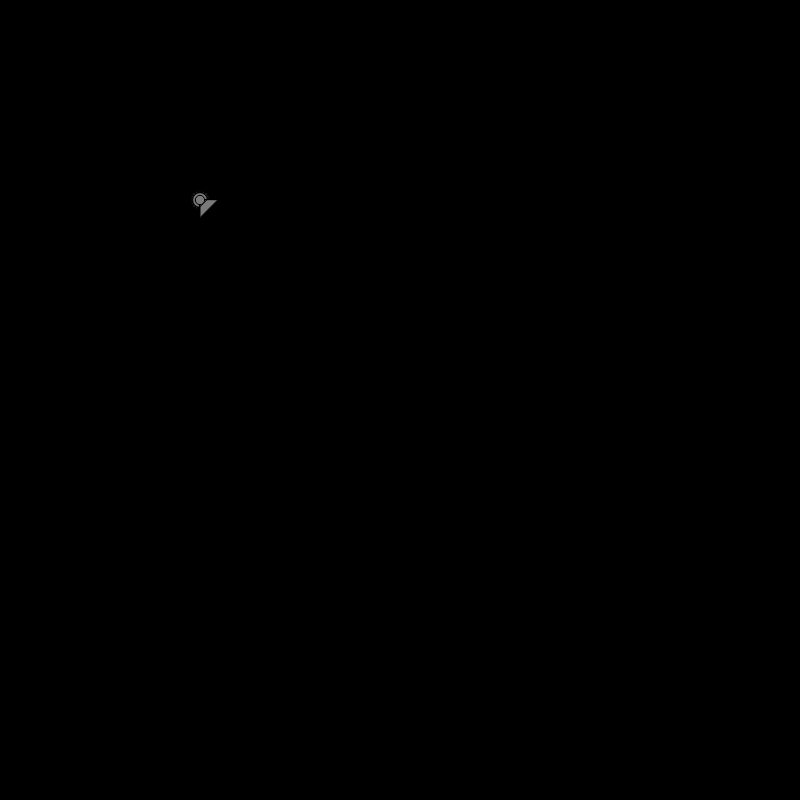
Frame 1 (no input)
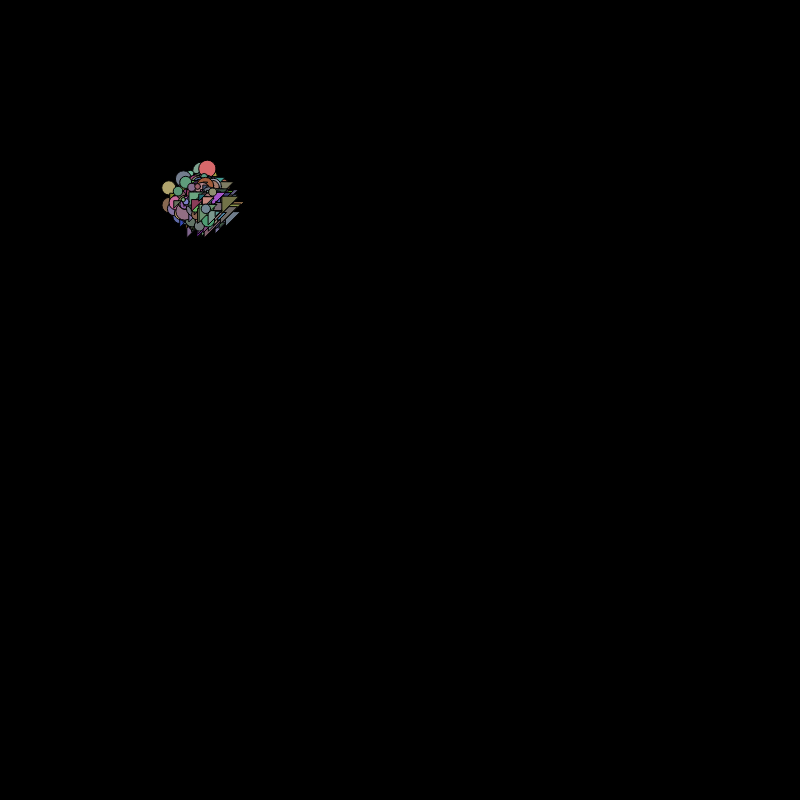
Frame 60 (no input)
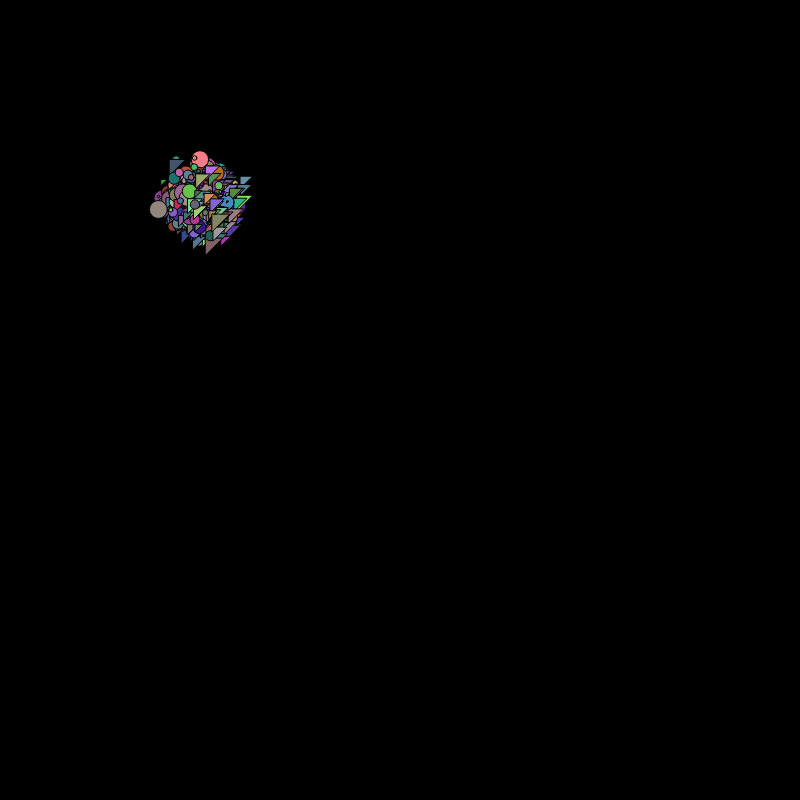
Frame 120 (the mouse pressed at the canvas centre since frame 60)

The p5.js sketch that drew these frames (run headless with seeded random() and noise() and a simulated clock; from frame 60 on, the mouse is pressed at the canvas centre):

// p5.js sketch
// ── sketch.js
let particulas = []


function setup() {
  createCanvas(800, 800);
  for(let i=0; i < 3000; i++){
    let aleatorio = random(0,1);
    if(aleatorio > 0.5){
      particulas[i] = new Cachorro(200, 200, random(1, 18));
    }
    else{
      particulas[i] = new Gato(200, 200, random(1, 18));
    }
  }
}

function draw() {
  background(0);

  for(let p of particulas){
    p.desenhar();
    p.mover();
  }


}



// ── Particula.js

class Particula{
    constructor(x , y, raio){
      this.x = x;
      this.y = y;
      this.raio = raio;
      this.r = 122;
      this.g = 122;
      this.b = 122;
      this.color = color(this.r, this.g, this.b);
    }
    desenhar(){
        fill(this.color);
    }
    mover(){
        this.x += random(-2, 2);
        this.y += random(-2, 2);
        this.r += random(-7, 7);
        this.g += random(-7, 7);
        this.b += random(-7, 7);
        this.color=  color(this.r, this.g, this.b);
    }
  }

class Cachorro extends Particula{
    constructor(x , y, raio){
        super(x , y, raio);
    }
    desenhar(){
        ellipse(this.x, this.y, this.raio);
        fill(this.color);
    }
}

class Gato extends Particula{
    constructor(x, y, raio){
        super(x , y, raio);
    }
    desenhar(){
        triangle(this.x, this.y, this.x, this.raio+this.y, this.x + this.raio, this.y);
        fill(this.color);
    }
}
